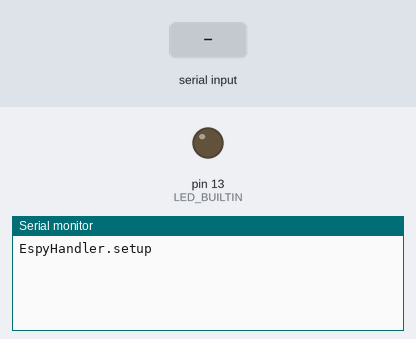
The sketch below on a simulated Arduino Uno, built with avr-gcc and run on an emulated ATmega328P. Parts: output pins drawn as LEDs (lit = HIGH), the last lines printed to the serial monitor. The test bench sets the inputs (shaded band).

Above: at 1.2 s.
1.3 s: "getDirectory\n" received over the second serial link
At 1.8 s:
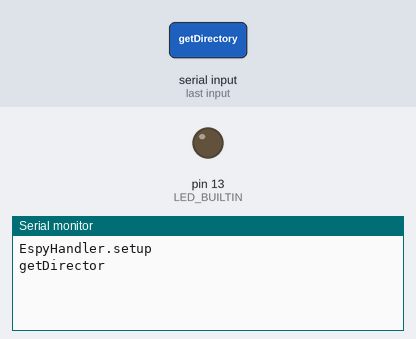
2.8 s: "getFile\n" received over the second serial link
At 4.1 s:
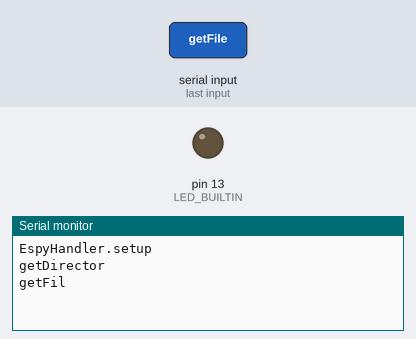

Measured:
- after the input at 1.3 s, the serial monitor: prints a new line at once (image 1)
- after the input at 2.8 s, the serial monitor: prints a new line at once (image 2)

The sketch:

EspyHandlerSketch.ino
```cpp
#include <SoftwareSerial.h>
SoftwareSerial mySerial(3, 2);  //RX,TX

//  Arduino pin 2 (RX) to ESP8266 TX
//  Arduino pin 3 to voltage divider then to ESP8266 RX
//  Connect GND from the Arduiono to GND on the ESP8266
//  Pull ESP8266 CH_PD HIGH

void setup()
{
    pinMode(LED_BUILTIN, OUTPUT);
    Serial.begin(9600);     // communication with the host computer
    // Start the software serial for communication with the ESP8266
    mySerial.begin(115200);
    Serial.println("EspyHandler.setup");
}

void loop()
{
    // listen for communication from the ESP8266 and then write it to the serial monitor
    if (mySerial.available())
    {
      String s = mySerial.readStringUntil('\n');
      s = s.substring(0, s.length() - 1); // strip off the \r
      Serial.println(s);
      if (s == "getDirectory") {
        mySerial.println("file1.txt");
        mySerial.println("file2.txt");
        mySerial.println("file3.txt");
      } else if (s == "getFile") {
        mySerial.println("line 1");
        mySerial.println("line 2");
      }
    }
}
```
